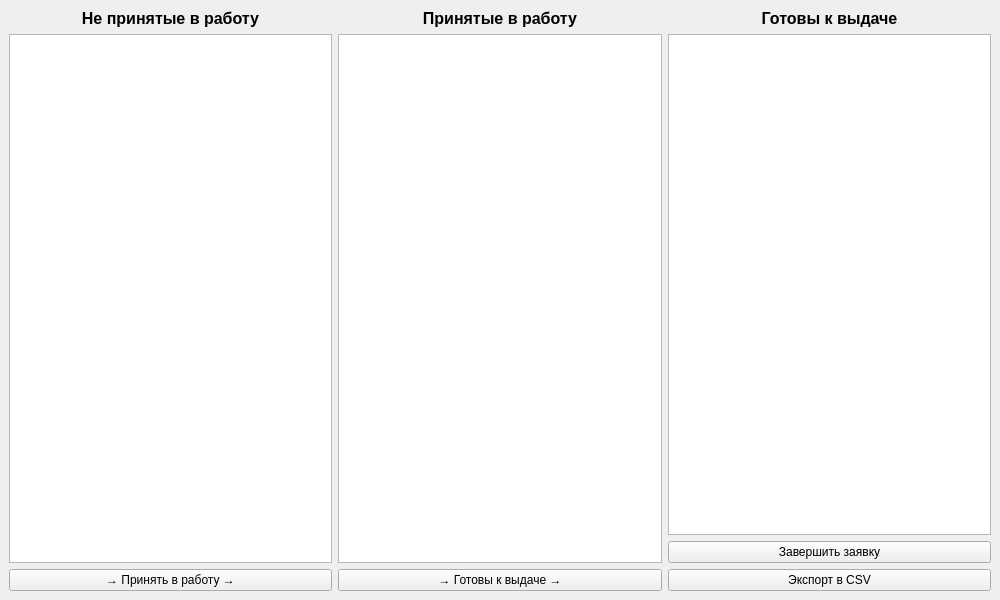
<?xml version="1.0" encoding="UTF-8"?>
<ui version="4.0">
 <class>MainWindow</class>
 <widget class="QMainWindow" name="MainWindow">
  <property name="geometry">
   <rect>
    <x>0</x>
    <y>0</y>
    <width>1000</width>
    <height>600</height>
   </rect>
  </property>
  <property name="windowTitle">
   <string>Просмотр заявок на ремонт</string>
  </property>
  <widget class="QWidget" name="centralWidget">
   <layout class="QHBoxLayout" name="horizontalLayout">
    <item>
     <layout class="QVBoxLayout" name="verticalLayout_1">
      <item>
       <widget class="QLabel" name="label_1">
        <property name="font">
         <font>
          <pointsize>12</pointsize>
          <weight>75</weight>
          <bold>true</bold>
         </font>
        </property>
        <property name="text">
         <string>Не принятые в работу</string>
        </property>
        <property name="alignment">
         <set>Qt::AlignCenter</set>
        </property>
       </widget>
      </item>
      <item>
       <widget class="QListWidget" name="newRequests"/>
      </item>
      <item>
       <widget class="QPushButton" name="moveToInProgress">
        <property name="text">
         <string>→ Принять в работу →</string>
        </property>
       </widget>
      </item>
     </layout>
    </item>
    <item>
     <layout class="QVBoxLayout" name="verticalLayout_2">
      <item>
       <widget class="QLabel" name="label_2">
        <property name="font">
         <font>
          <pointsize>12</pointsize>
          <weight>75</weight>
          <bold>true</bold>
         </font>
        </property>
        <property name="text">
         <string>Принятые в работу</string>
        </property>
        <property name="alignment">
         <set>Qt::AlignCenter</set>
        </property>
       </widget>
      </item>
      <item>
       <widget class="QListWidget" name="inProgress"/>
      </item>
      <item>
       <widget class="QPushButton" name="moveToReady">
        <property name="text">
         <string>→ Готовы к выдаче →</string>
        </property>
       </widget>
      </item>
     </layout>
    </item>
    <item>
     <layout class="QVBoxLayout" name="verticalLayout_3">
      <item>
       <widget class="QLabel" name="label_3">
        <property name="font">
         <font>
          <pointsize>12</pointsize>
          <weight>75</weight>
          <bold>true</bold>
         </font>
        </property>
        <property name="text">
         <string>Готовы к выдаче</string>
        </property>
        <property name="alignment">
         <set>Qt::AlignCenter</set>
        </property>
       </widget>
      </item>
      <item>
       <widget class="QListWidget" name="ready"/>
      </item>
      <item>
       <widget class="QPushButton" name="moveToCompleted">
        <property name="text">
         <string>Завершить заявку</string>
        </property>
       </widget>
      </item>
      <item>
       <widget class="QPushButton" name="exportToCsv">
        <property name="text">
            <string>Экспорт в CSV</string>
        </property>
      </widget>
     </item>
     </layout>
    </item>
   </layout>
  </widget>
 </widget>
 <resources/>
 <connections/>
</ui>
